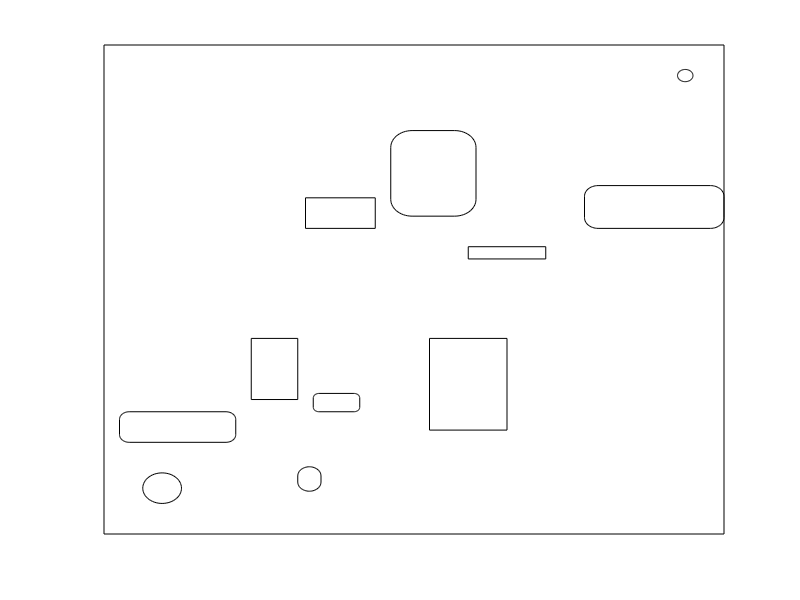

This chart was generated by the following MATLAB code: (Note: this script raises an error after producing the figure.)
%% Akakzatok létrehozása
x = [-40; -38; -21; -13; 2; 22; 7; -3; -14];
y = [-40; -25; -18; -20; -23; 10; 5; 12; 10];
w = [80; 15; 6; 6; 10; 18; 10; 11; 9];
h = [80; 5; 10; 3; 15; 7; 2; 14; 5;];

Pos = [x, y, w, h];

%%
clf;

for i=[1 3 5 7 9]
    rectangle('Position', Pos(i,:)) 
end

for i=[2 4 6 8]
    rectangle('Position', Pos(i,:),'Curvature',0.5) 
end

rectangle('Position', [-15 -33 3 4],'Curvature', 1)

rectangle('Position', [-35 -35 5 5],'Curvature',[1 1])

rectangle('Position', [34 34 2 2],'Curvature',[1 1])
r_r = 0.2; % robot sugara
axis off;
%% Mentés utáni kép beolvasása
I = imread('Map.bmp');
%% bináris kép létrehozása
IGBW = im2bw(I);
IGBW = ~IGBW;   % az Occupancy Map fordított logikát használ
%% Térkép létrehozása
map = binaryOccupancyMap(IGBW,13);
show(map)
inflate(map,r_r)

%% Lidar init
lidar = LidarSensor;
pose = [26; 19; pi/2];                  % Robot pozíció és irány

lidar.mapName = 'map';
lidar.sensorOffset = [0,0];
lidar.scanAngles = linspace(-pi,pi,360); 
lidar.maxRange = 15;

goal= [15; 17];
ranges = lidar(pose);                   % LiDAR adatok kiolvasása
plot(lidar.scanAngles,ranges,'o-');     % Diagramm megjelenítés

%% vizualizáció
viz = Visualizer2D;
viz.mapName = 'map';
attachLidarSensor(viz,lidar)
viz(pose,ranges)

%%
goalDir=atan2(goal(2)-pose(2),goal(1)-pose(1))-pose(3);
if goalDir < -pi
    goalDir=goalDir+2*pi;
end

%% Search for gaps' side
PL= [0 0 0 0];
PR= [0 0 0 0];
k=1;
l=1;
for i= 1:359
    dis=ranges(i)-ranges(i+1);
    if or(dis > 0.4,and(isnan(ranges(i)), ~isnan(ranges(i+1))))
       if k==1
        PL(k,:)=[lidar.scanAngles(i+1) , ranges(i+1), 1, abs(lidar.scanAngles(i+1)-goalDir)];
        k=k+1;
       elseif PL(k-1)~=lidar.scanAngles(i)
        PL(k,:)=[lidar.scanAngles(i+1) , ranges(i+1), 1, abs(lidar.scanAngles(i+1)-goalDir)];
        k=k+1;
       end
    elseif or(dis < -0.4,and(isnan(ranges(i+1)), ~isnan(ranges(i))))
       if l==1
        PR(l,:)=[lidar.scanAngles(i) , ranges(i),0,abs(lidar.scanAngles(i)-goalDir)];
        l=l+1;
       elseif PR(l-1)==lidar.scanAngles(i-1)
        PR(l-1,:)=[lidar.scanAngles(i) , ranges(i), 0,abs(lidar.scanAngles(i)-goalDir)];
       else
        PR(l,:)=[lidar.scanAngles(i) , ranges(i), 0,abs(lidar.scanAngles(i)-goalDir) ];
        l=l+1;
       end
    end
end

%%
Gaps=[PL;PR];
Gaps=sortrows(Gaps,1);
%% Find gaps
i=1;
p=1;
while i < size(Gaps,1)
    if Gaps(i,3)==Gaps(i+1,3)
        if Gaps(i,2)<Gaps(i+1,2)
            Gaps(i+1,:)=[];
            i=i+1;
        else
            Gaps(i,:)=[];
        end

    else
        i=i+1;
    end
end
if Gaps(1,3)==Gaps(i,3)
    if Gaps(1,2)<Gaps(i,2)
        Gaps(i,:)=[];
    else
        Gaps(1,:)=[];
    end
end
if Gaps(1,3)==1
    Gaps(end+1,:)=Gaps(1,:);
    Gaps(1,:)=[];
end


%% Choose a gap
i=1;
goalGap=[0 0 0 0];
while i < size(Gaps,1)
    if and(goalDir > Gaps(i,1), goalDir < Gaps(i+1,3))
        goalGap=Gaps(i,:);
    end
    i=i+2;
end
if goalGap==[0 0 0 0]
    if and(goalDir>Gaps(end-1,1),goalDir < Gaps(end,1))
        goalGap=Gaps(i,:);
    end
end
if goalGap==[0 0 0 0]
    minD=min(Gaps(:,4));
    i=1;
    while i<=size(Gaps,1)
        if Gaps(i,4)==minD
            goalGap=Gaps(i,:);
            break
        end
        i=i+1;
    end
end
%% start the robot


